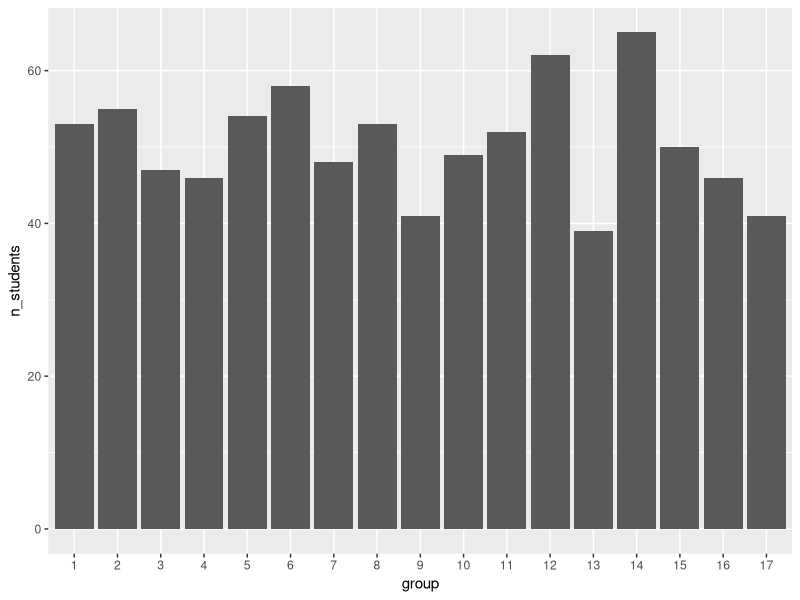
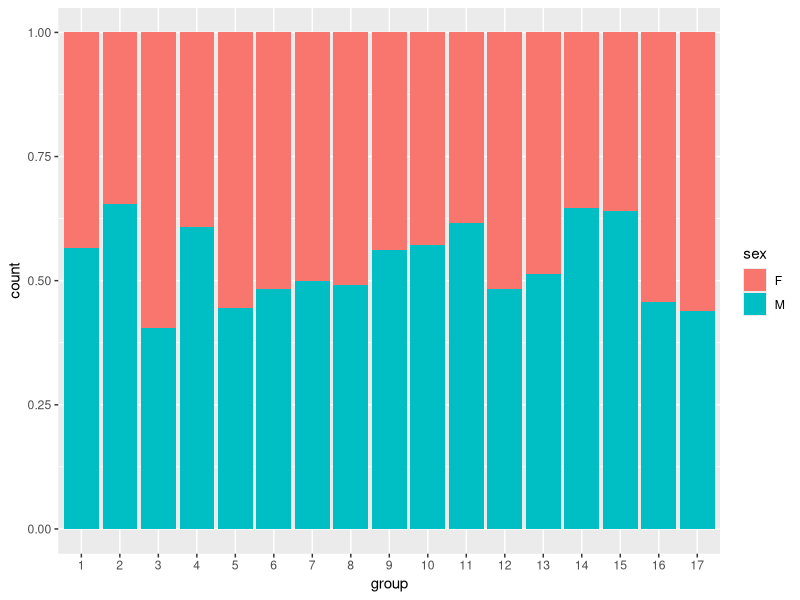
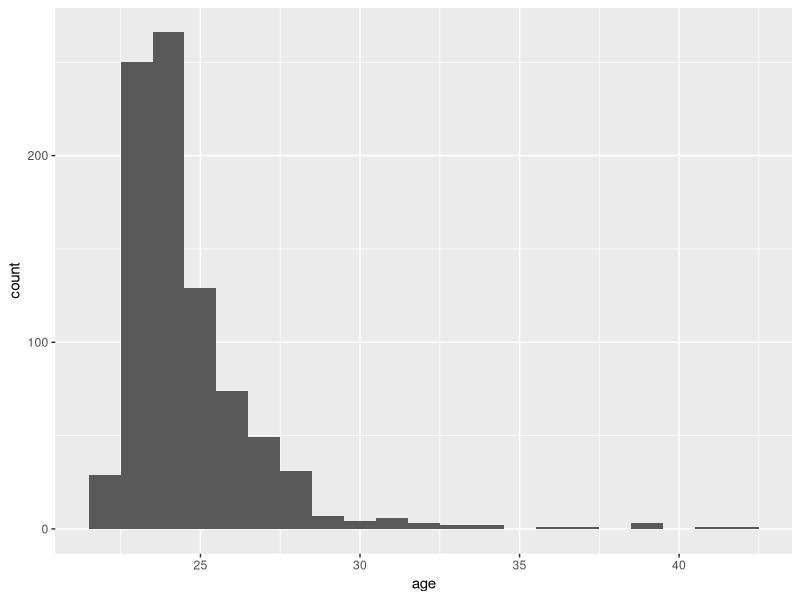

The R script that drew these images, in order: (Note: this script raises an error after producing the figures.)
## ---- chunk 1
library(readr)
library(dplyr)
library(knitr)
library(ggplot2)
library(lubridate)
## ---- chunk 2
courses <- read_csv("courses.csv")
## ---- chunk 3
courses %>%
  rename(
    "identifiant" = course_id,
    "semester" = semester,
    "number of exams" = nb_grades
  ) %>%
  arrange(`course`) %>%
  kable()
## ---- chunk 4
students <- read_csv("students.csv") %>%
  mutate(
    id = as.integer(id),
    group = factor(group),
    birth_date = as.Date(birth_date),
    sex = factor(sex)
  )

class(students$birth_date)
class(students$sex)

## ---- chunk 5
grades <- read_csv("grades.csv")
grades <- read_delim("grades.csv",
  delim = "|",
na = "_",
)

## ---- chunk 6
students %>%
  group_by(group) %>%
  summarise(n_students = n()) %>%
  ggplot(aes(x = group, y = n_students)) +
  geom_col()
## ---- chunk 7
students %>%
  ggplot(aes(x = group, fill = sex)) +
  geom_bar(position = "fill")
## ---- chunk 8
students <- students %>% 
  mutate(
    age = round(time_length(today() - birth_date, unit = "year"))
  )
## ---- chunk 9
students %>%
  ggplot(aes(x = age)) +
  geom_histogram(binwidth = 1)
## ---- chunk 10
age_group <- students %>%
  group_by(group) %>%
  summarise(median_age = median(age))

kable(age_group)
## ---- chunk 11
#? 
## ---- chunk 12
average <- grades %>%
  filter(course_id == 9) %>%
  #? 
## ---- chunk 13

## ---- chunk 14
nb_grades_student <- grades %>%
  group_by(id) %>%                     
  summarise(nb_grades = n()) %>%
  left_join(students %>% select(id, sex), 
            by = "id") 

nb_grades_student %>%
  slice_head(n = 5) %>%
  knitr::kable()
